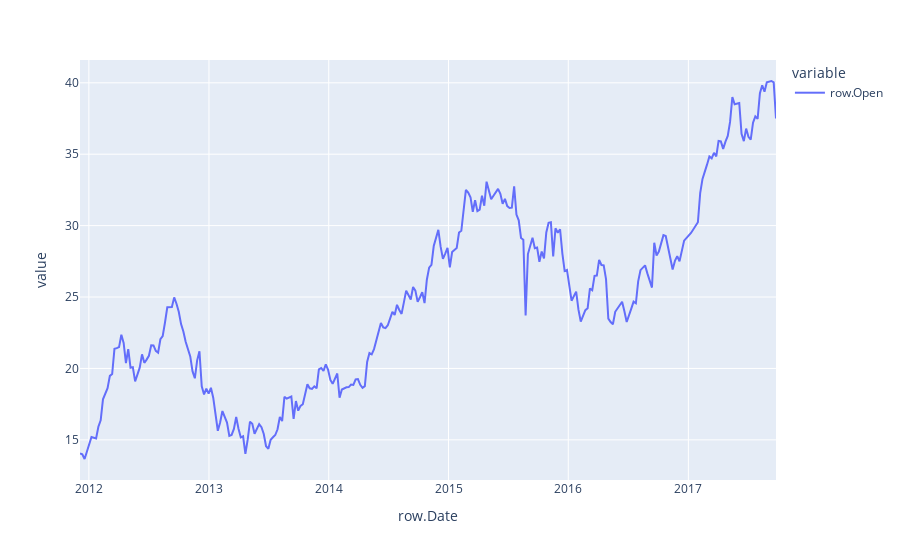

Here is the notebook cell this chart was saved with:
### Markdown cell above
Find a way to filter on a month unite, find a good period and fit a linear model and see.

### Code cell
# Reduce and resample 
# X=df.loc[(df.index >= '2008-09-01') & (df.index <= '2017-09-30') & (df.index.day == 1),'row.Open'], will not work as said above
mask = (df.index >= '2011-12-01') & (df.index <= '2017-09-30') & (df.reset_index()['row.Date'].dt.isocalendar().day == 1)
X=df.loc[mask.to_numpy(),'row.Open'] # the third condition of the mask does not return a numpy object or the loc method needs one, hence the .to_numpy
px.line(X)

### Figure 1 — Plotly figure (JSON) as saved in the notebook; plotly's stock layout.template omitted (floating-point values rounded to 4 significant figures; data arrays with more than 128 entries replaced by an {"elided": "..."} marker saying what was removed)
{"data": [{"hovertemplate": "variable=row.Open<br>row.Date=%{x}<br>value=%{y}<extra></extra>", "legendgroup": "row.Open", "line": {"color": "#636efa", "dash": "solid"}, "marker": {"symbol": "circle"}, "mode": "lines", "name": "row.Open", "orientation": "v", "showlegend": true, "type": "scatter", "x": {"elided": "274 str values"}, "xaxis": "x", "y": {"elided": "274 float values"}, "yaxis": "y"}], "layout": {"legend": {"title": {"text": "variable"}, "tracegroupgap": 0}, "margin": {"t": 60}, "xaxis": {"anchor": "y", "domain": [0, 1], "title": {"text": "row.Date"}}, "yaxis": {"anchor": "x", "domain": [0, 1], "title": {"text": "value"}}}}
